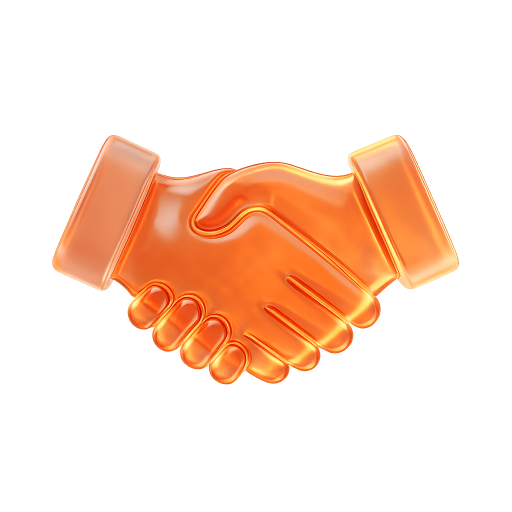
#> input picture web/agent_3d.png, 1024 x 1024 px (shown at 1/2 size)
$ python -i build_skywork_apk.py   (imports and definitions only)
#> lines starting #> are read from the running program, lines starting #| are printed output that depends on the picture
import os
import sys
import shutil
import zipfile
import subprocess
from PIL import Image, ImageEnhance, ImageDraw

# [32 lines left out: functions make_gradient, create_circular_icon, not called in this run]

def generate_enhanced_icon(icon_src_path):
#> called with icon_src_path = 'web/agent_3d.png'
    src = Image.open(icon_src_path).convert('RGBA')
#> src is the input picture: PIL image 1024x1024 RGBA; mean R, G, B, A 133.2, 80.4, 43.4, 62.9
    r, g, b, a = src.split()
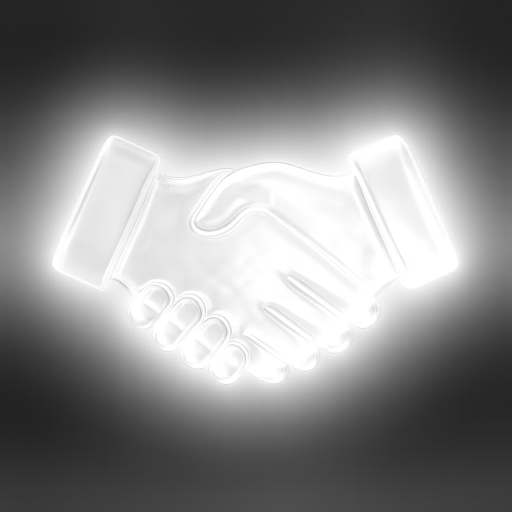
#> r: PIL image 1024x1024 L (shown at 1/2 size); min 32, max 255, mean 133.2
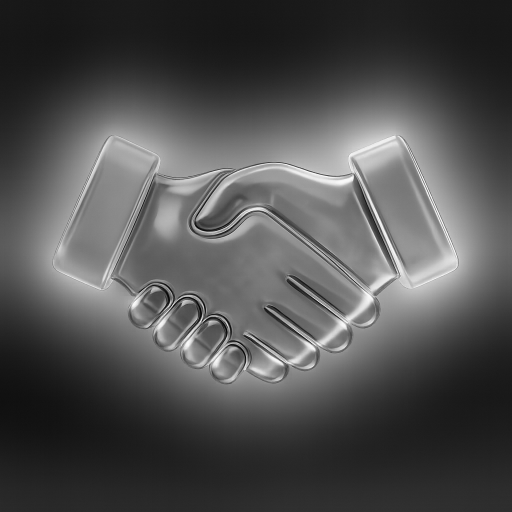
#> g: PIL image 1024x1024 L (shown at 1/2 size); min 0, max 255, mean 80.4
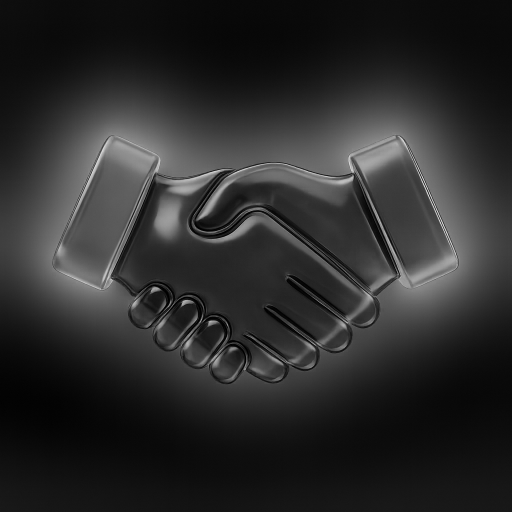
#> b: PIL image 1024x1024 L (shown at 1/2 size); min 0, max 250, mean 43.4
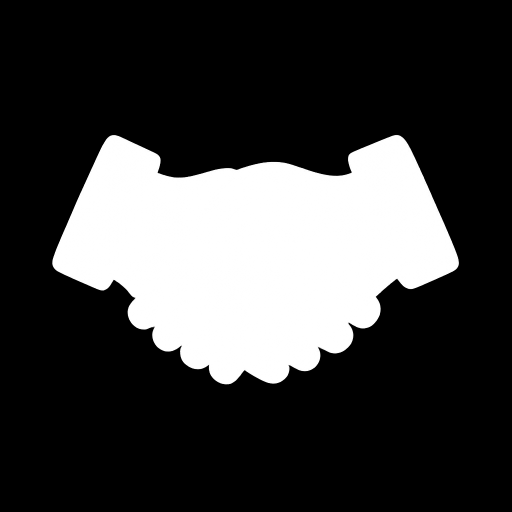
#> a: PIL image 1024x1024 L (shown at 1/2 size); min 0, max 255, mean 62.9
    rgb = Image.merge('RGB', (r, g, b))
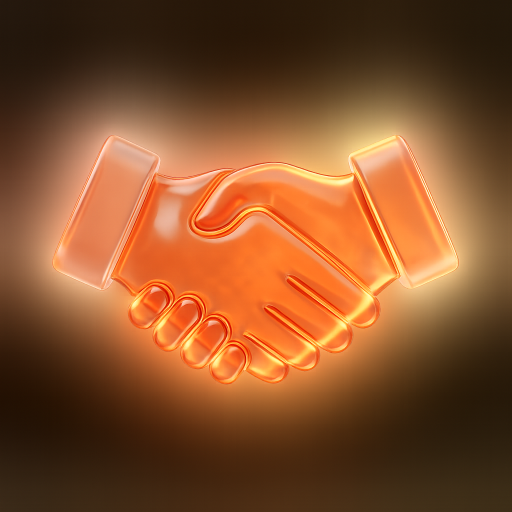
#> rgb: PIL image 1024x1024 RGB (shown at 1/2 size); mean R, G, B 133.2, 80.4, 43.4

    # Enhance sharpness and contrast slightly
    rgb_sharp = ImageEnhance.Sharpness(rgb).enhance(1.25)
    rgb_enhanced = ImageEnhance.Contrast(rgb_sharp).enhance(1.05)

    enhanced = Image.merge('RGBA', (*rgb_enhanced.split(), a))
    return enhanced

# [294 lines left out: function build_skywork_apk, not called in this run]

# [4 lines not run here, left out]

>>> result = generate_enhanced_icon('web/agent_3d.png')

$ run again, on web/no_data_drawer.png
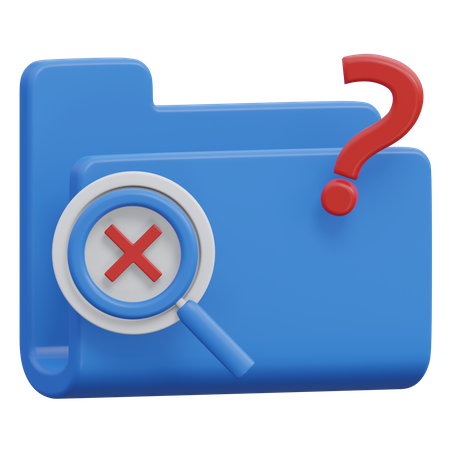
#> input picture web/no_data_drawer.png, 450 x 450 px
#> in generate_enhanced_icon, src is the input picture: PIL image 450x450 RGBA; mean R, G, B, A 63.8, 93, 136.3, 158.9
#> in generate_enhanced_icon, `r, g, b, a = src.split()`:
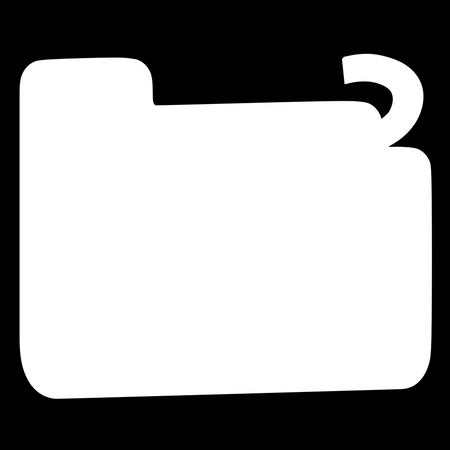
#> a: PIL image 450x450 L; min 0, max 255, mean 158.9
#> in generate_enhanced_icon, `rgb = Image.merge('RGB', (r, g, b))`:
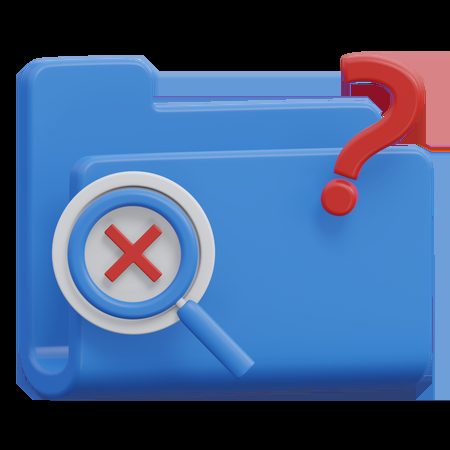
#> rgb: PIL image 450x450 RGB; mean R, G, B 63.8, 93, 136.3
